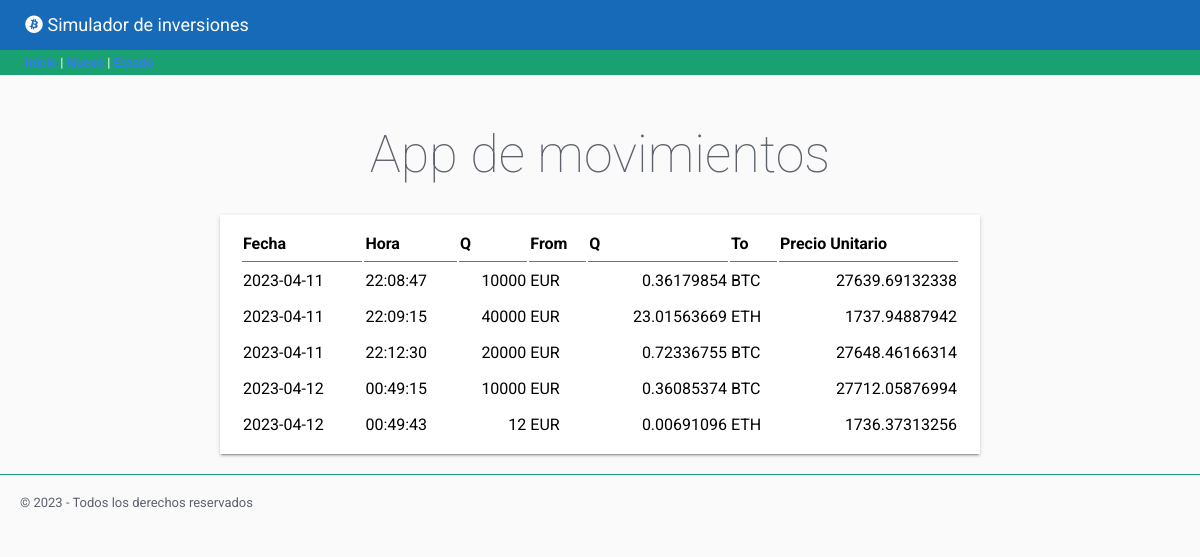
Before: / with the older database file.
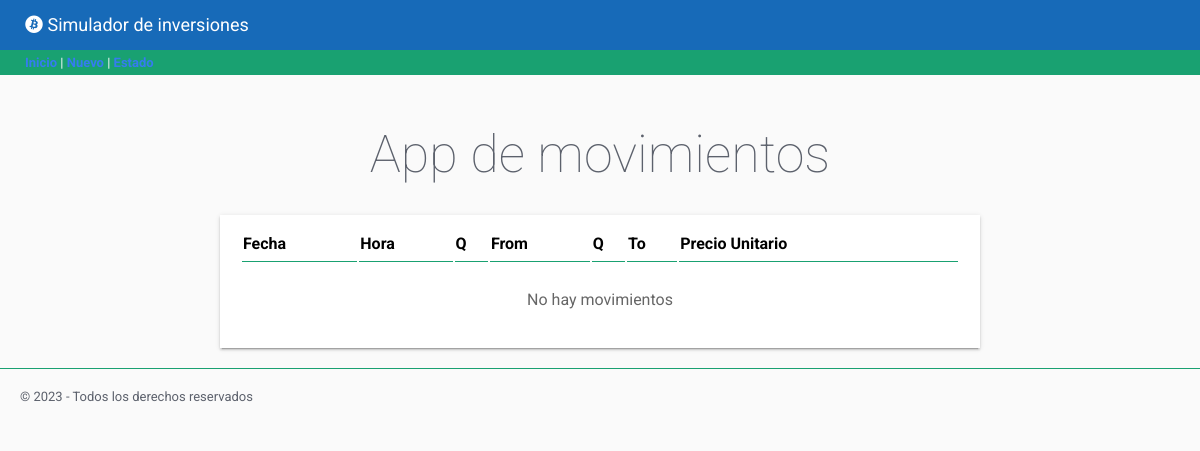
After: the same page with the newer database file.
### tables this page shows
CREATE TABLE "movimientos" (
	"id"	INTEGER NOT NULL UNIQUE,
	"fecha"	TEXT NOT NULL,
	"hora"	TEXT NOT NULL,
	"moneda_from"	TEXT NOT NULL,
	"cantidad_from"	NUMERIC NOT NULL,
	"moneda_to"	TEXT NOT NULL,
	"cantidad_to"	NUMERIC NOT NULL,
	"precio_unitario"	NUMERIC NOT NULL,
	PRIMARY KEY("id" AUTOINCREMENT)
);

### cryptos/views.py (the view)
@app.route('/')
def home():
    consulta = 'SELECT id, fecha, hora, moneda_from , cantidad_from, moneda_to, cantidad_to,precio_unitario FROM movimientos'
    movimientos = db.consultaSQL(consulta)
    return render_template("inicio.html", movs=movimientos)

### cryptos/models.py (called while the page is built)
    def consultaSQL(self, consulta):
        conexion = sqlite3.connect(self.ruta)
        cursor = conexion.cursor()
        cursor.execute(consulta)
        datos = cursor.fetchall()
        movimientos = []
        nombres_columna = []
        for columna in cursor.description:
            nombres_columna.append(columna[0])
        for dato in datos:
            indice = 0
            movimiento = {}
            for nombre in nombres_columna:
                movimiento[nombre] = dato[indice]
                indice += 1
            movimientos.append(movimiento)
        conexion.close()
        return movimientos

### cryptos/templates/inicio.html (shortened to what this page needs)
{% extends "base.html"%}
{% block contenido %}
<table class="paper">
    <tr>
        <th class="titulo-table">Fecha</th>
        <th class="titulo-table">Hora</th>
        <th class="titulo-table">Q</th>
        <th class="titulo-table">From</th>
        <th class="titulo-table">Q</th>
        <th class="titulo-table">To</th>
        <th class="titulo-table">Precio Unitario</th>
    </tr>
    {% if movs%}
    {% for m in movs %}
    <tr>
        <td>{{m.fecha }}</td>
        <td>{{m.hora}}</td>
        <td class="numero">{{m.cantidad_from | round(8)}}</td>
        <td>{{m.moneda_from}}</td>
        <td class="numero">{{m.cantidad_to | round(8)}}</td>
        <td>{{m.moneda_to}}</td>
        <td class="numero">{{m.precio_unitario | round(8)}}</td>
    </tr>
    {% endfor %}
    {% else %}
    <td colspan="7" class="lista-vacia"> No hay movimientos </td>
    {% endif %}
</table>
{% endblock contenido%}

### cryptos/templates/base.html (shortened to what this page needs)
<!DOCTYPE html>
<html lang="en">
<head>
    <link rel="stylesheet" href="https://cdnjs.cloudflare.com/ajax/libs/font-awesome/6.3.0/css/all.min.css">
    <link rel="stylesheet" href="/static/css/flat-remix.css">
    <link rel="stylesheet" href="/static/css/styles.css">
</head>
<body>
    {% include 'components/header.html'%}
    {% include 'components/navbar.html'%}
    <main>
        {% block page_title%}
        <h1 class="cabecera">App de movimientos</h1>
        {% endblock page_title%}
        {% block contenido %}
        {% endblock %}
    </main>
    {% include 'components/footer.html'%}
</body>
</html>

### cryptos/templates/components/header.html
<link rel="stylesheet" href="https://cdnjs.cloudflare.com/ajax/libs/font-awesome/6.3.0/css/all.min.css">
<header> <i class="fab fa-bitcoin"></i> Simulador de inversiones </header>

### cryptos/templates/components/navbar.html
<nav>
    <a href="/">Inicio</a> |
    <a href="/nuevo">Nuevo</a> |
    <a href="/estado">Estado</a>
</nav>

### cryptos/templates/components/footer.html
<footer class ="pie-pagina"> © 2023 - Todos los derechos reservados </footer>

### cryptos/static/css/flat-remix.css (style rules this page uses)
* { box-sizing: border-box; outline: none; -webkit-appearance: none; -webkit-tap-highlight-color: transparent !important; -webkit-tap-highlight-color: rgba(0, 0, 0, 0) !important; -webkit-touch-callout: none; font-family: "Roboto", sans-serif; letter-spacing: 0; }
body { background-color: #FAFAFA; color: #5c616c; margin: 0; font-size: 13px; cursor: default; user-select: none; -webkit-user-select: none; -khtml-user-select: none; -moz-user-select: none; -ms-user-select: none; }
a:link, a:visited, a:active, a { color: #367bf0; font-weight: bold; text-decoration: none; cursor: pointer; }
h1, h2, h3, h4, h5, h6 { line-height: 1.5em; }
h1 { font-size: 4em; font-weight: lighter; margin: .7em 0; }
section, article, .section, .article, .paper { line-height: 2em; word-wrap: break-word; word-break: normal; line-height: 2em; }
.paper { font-size: 16px; box-shadow: 0 2px 2px 0 rgba(0, 0, 0, .14), 0 3px 1px -2px rgba(0, 0, 0, .2), 0 1px 5px 0 rgba(0, 0, 0, .12); padding: 10px 20px; background-color: #FFF; margin-top: 20px; min-height: 100px; color: #000; }

### cryptos/static/css/styles.css (style rules this page uses)
:root { --primary-color: #176ab8; --secondary-color: #19a171; --medium-gray: #666; --error-color: var(--primary-color); --default-border: solid thin var(--secondary-color) }
header { background-color: var(--primary-color); color: white; height: 50px; font-size: large; line-height: 50px; padding-left: 25px; }
nav { background-color: var(--secondary-color); color: #FFF; height: 25px; line-height: 25px; padding-left: 25px; }
nav a, nav a:active, nav a:focus, nav a:hover, nav a:visited, nav a { color: white; }
main { max-width: 800px; margin: auto; padding: 20px; }
.cabecera { text-align: center; }
table.paper { width: 100%; }
.titulo-table { border-bottom: var(--default-border); text-align: left; }
h1 { font-size: 4em; font-weight: lighter; margin: .4em 0; }
.lista-vacia { text-align: center; padding: 20px; color: var(--medium-gray); }
.pie-pagina { padding: 20px; border-top: var(--default-border); }

Changed rows visible on the page:
removed movimientos: fecha "2023-04-11", hora "22:08:47", cantidad_from "10000", moneda_from "EUR", cantidad_to "0.36179854", moneda_to "BTC", precio_unitario "27639.69132338"
removed movimientos: fecha "2023-04-11", hora "22:09:15", cantidad_from "40000", moneda_from "EUR", cantidad_to "23.01563669", moneda_to "ETH", precio_unitario "1737.94887942"
removed movimientos: fecha "2023-04-11", hora "22:12:30", cantidad_from "20000", moneda_from "EUR", cantidad_to "0.72336755", moneda_to "BTC", precio_unitario "27648.46166314"
removed movimientos: fecha "2023-04-12", hora "00:49:15", cantidad_from "10000", moneda_from "EUR", cantidad_to "0.36085374", moneda_to "BTC", precio_unitario "27712.05876994"
removed movimientos: fecha "2023-04-12", hora "00:49:43", cantidad_from "12", moneda_from "EUR", cantidad_to "0.00691096", moneda_to "ETH", precio_unitario "1736.37313256"
Other visible differences:
text now shown: "No hay movimientos"
